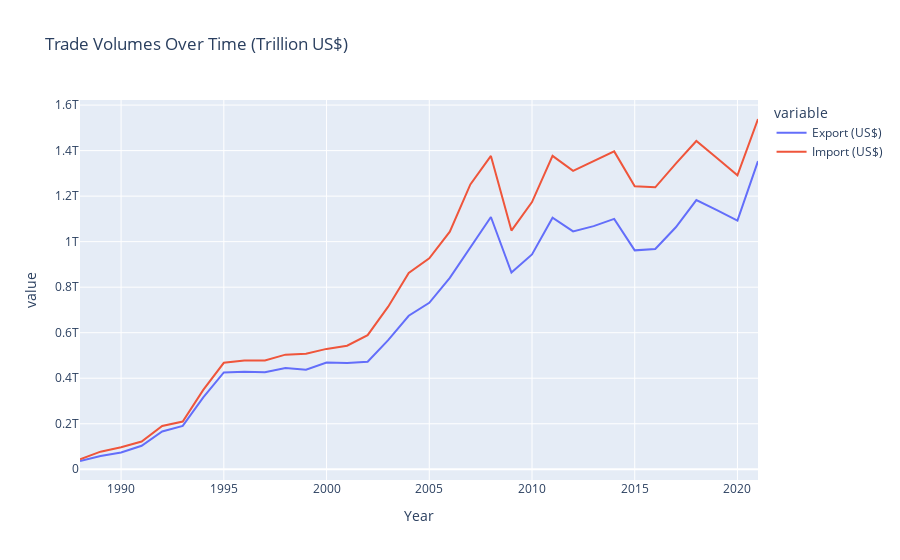
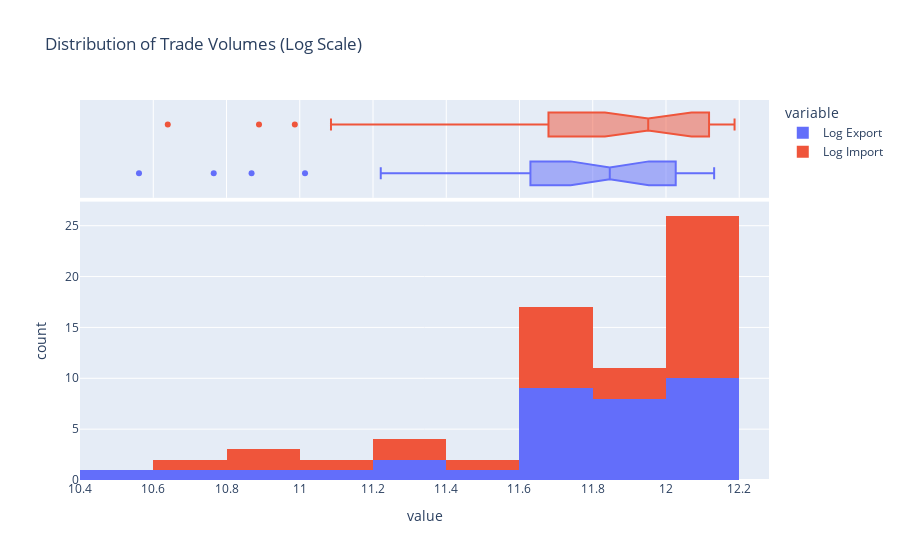

The notebook cell saved with these charts, in order:
### Code cell
# Trade Volumes Analysis (using log scale due to large values)
# Time series for trade volumes
ger_trade["Log Export"] = np.log10(ger_trade["Export (US$)"])
ger_trade["Log Import"] = np.log10(ger_trade["Import (US$)"])

fig_trade = px.line(
    ger_trade,
    x="Year",
    y=["Export (US$)", "Import (US$)"],
    title="Trade Volumes Over Time (Trillion US$)",
)
fig_trade.show()

# Distribution of trade volumes
fig_trade_dist = px.histogram(
    ger_trade,
    x=["Log Export", "Log Import"],
    title="Distribution of Trade Volumes (Log Scale)",
    marginal="box",
)
fig_trade_dist.show()

### Figure 1 — Plotly figure (JSON) as saved in the notebook; plotly's stock layout.template omitted (floating-point values rounded to 4 significant figures)
{"data": [{"hovertemplate": "variable=Export (US$)<br>Year=%{x}<br>value=%{y}<extra></extra>", "legendgroup": "Export (US$)", "line": {"color": "#636efa", "dash": "solid"}, "marker": {"symbol": "circle"}, "mode": "lines", "name": "Export (US$)", "orientation": "v", "showlegend": true, "type": "scatter", "x": [1988, 1989, 1990, 1991, 1992, 1993, 1994, 1995, 1996, 1997, 1998, 1999, 2000, 2001, 2002, 2003, 2004, 2005, 2006, 2007, 2008, 2009, 2010, 2011, 2012, 2013, 2014, 2015, 2016, 2017, 2018, 2019, 2020, 2021], "xaxis": "x", "y": [36390000000.0, 58230000000.0, 73870000000.0, 103400000000.0, 166400000000.0, 190400000000.0, 315700000000.0, 425500000000.0, 428100000000.0, 426400000000.0, 445400000000.0, 437100000000.0, 469300000000.0, 466900000000.0, 472800000000.0, 567400000000.0, 674400000000.0, 731300000000.0, 840600000000.0, 972700000000.0, 1108000000000.0, 864100000000.0, 943800000000.0, 1105000000000.0, 1045000000000.0, 1068000000000.0, 1100000000000.0, 961700000000.0, 967800000000.0, 1063000000000.0, 1183000000000.0, 1138000000000.0, 1092000000000.0, 1354000000000.0], "yaxis": "y"}, {"hovertemplate": "variable=Import (US$)<br>Year=%{x}<br>value=%{y}<extra></extra>", "legendgroup": "Import (US$)", "line": {"color": "#EF553B", "dash": "solid"}, "marker": {"symbol": "circle"}, "mode": "lines", "name": "Import (US$)", "orientation": "v", "showlegend": true, "type": "scatter", "x": [1988, 1989, 1990, 1991, 1992, 1993, 1994, 1995, 1996, 1997, 1998, 1999, 2000, 2001, 2002, 2003, 2004, 2005, 2006, 2007, 2008, 2009, 2010, 2011, 2012, 2013, 2014, 2015, 2016, 2017, 2018, 2019, 2020, 2021], "xaxis": "x", "y": [43620000000.0, 77400000000.0, 96960000000.0, 121700000000.0, 190500000000.0, 209700000000.0, 348800000000.0, 467900000000.0, 477700000000.0, 478400000000.0, 503700000000.0, 507800000000.0, 528900000000.0, 542700000000.0, 589400000000.0, 714300000000.0, 862500000000.0, 927100000000.0, 1044000000000.0, 1252000000000.0, 1377000000000.0, 1049000000000.0, 1174000000000.0, 1377000000000.0, 1311000000000.0, 1355000000000.0, 1397000000000.0, 1243000000000.0, 1239000000000.0, 1343000000000.0, 1442000000000.0, 1367000000000.0, 1292000000000.0, 1539000000000.0], "yaxis": "y"}], "layout": {"legend": {"title": {"text": "variable"}, "tracegroupgap": 0}, "title": {"text": "Trade Volumes Over Time (Trillion US$)"}, "xaxis": {"anchor": "y", "domain": [0, 1], "title": {"text": "Year"}}, "yaxis": {"anchor": "x", "domain": [0, 1], "title": {"text": "value"}}}}

### Figure 2 — Plotly figure (JSON) as saved in the notebook; plotly's stock layout.template omitted (floating-point values rounded to 4 significant figures)
{"data": [{"bingroup": "x", "hovertemplate": "variable=Log Export<br>value=%{x}<br>count=%{y}<extra></extra>", "legendgroup": "Log Export", "marker": {"color": "#636efa", "pattern": {"shape": ""}}, "name": "Log Export", "orientation": "v", "showlegend": true, "type": "histogram", "x": [10.56, 10.77, 10.87, 11.01, 11.22, 11.28, 11.5, 11.63, 11.63, 11.63, 11.65, 11.64, 11.67, 11.67, 11.67, 11.75, 11.83, 11.86, 11.92, 11.99, 12.04, 11.94, 11.97, 12.04, 12.02, 12.03, 12.04, 11.98, 11.99, 12.03, 12.07, 12.06, 12.04, 12.13], "xaxis": "x", "yaxis": "y"}, {"hovertemplate": "variable=Log Export<br>value=%{x}<extra></extra>", "legendgroup": "Log Export", "marker": {"color": "#636efa"}, "name": "Log Export", "notched": true, "showlegend": false, "type": "box", "x": [10.56, 10.77, 10.87, 11.01, 11.22, 11.28, 11.5, 11.63, 11.63, 11.63, 11.65, 11.64, 11.67, 11.67, 11.67, 11.75, 11.83, 11.86, 11.92, 11.99, 12.04, 11.94, 11.97, 12.04, 12.02, 12.03, 12.04, 11.98, 11.99, 12.03, 12.07, 12.06, 12.04, 12.13], "xaxis": "x2", "yaxis": "y2"}, {"bingroup": "x", "hovertemplate": "variable=Log Import<br>value=%{x}<br>count=%{y}<extra></extra>", "legendgroup": "Log Import", "marker": {"color": "#EF553B", "pattern": {"shape": ""}}, "name": "Log Import", "orientation": "v", "showlegend": true, "type": "histogram", "x": [10.64, 10.89, 10.99, 11.09, 11.28, 11.32, 11.54, 11.67, 11.68, 11.68, 11.7, 11.71, 11.72, 11.73, 11.77, 11.85, 11.94, 11.97, 12.02, 12.1, 12.14, 12.02, 12.07, 12.14, 12.12, 12.13, 12.15, 12.09, 12.09, 12.13, 12.16, 12.14, 12.11, 12.19], "xaxis": "x", "yaxis": "y"}, {"hovertemplate": "variable=Log Import<br>value=%{x}<extra></extra>", "legendgroup": "Log Import", "marker": {"color": "#EF553B"}, "name": "Log Import", "notched": true, "showlegend": false, "type": "box", "x": [10.64, 10.89, 10.99, 11.09, 11.28, 11.32, 11.54, 11.67, 11.68, 11.68, 11.7, 11.71, 11.72, 11.73, 11.77, 11.85, 11.94, 11.97, 12.02, 12.1, 12.14, 12.02, 12.07, 12.14, 12.12, 12.13, 12.15, 12.09, 12.09, 12.13, 12.16, 12.14, 12.11, 12.19], "xaxis": "x2", "yaxis": "y2"}], "layout": {"barmode": "relative", "legend": {"title": {"text": "variable"}, "tracegroupgap": 0}, "title": {"text": "Distribution of Trade Volumes (Log Scale)"}, "xaxis": {"anchor": "y", "domain": [0, 1], "title": {"text": "value"}}, "xaxis2": {"anchor": "y2", "domain": [0, 1], "matches": "x", "showgrid": true, "showticklabels": false}, "yaxis": {"anchor": "x", "domain": [0, 0.7326], "title": {"text": "count"}}, "yaxis2": {"anchor": "x2", "domain": [0.7426, 1], "matches": "y2", "showgrid": false, "showline": false, "showticklabels": false, "ticks": ""}}}
